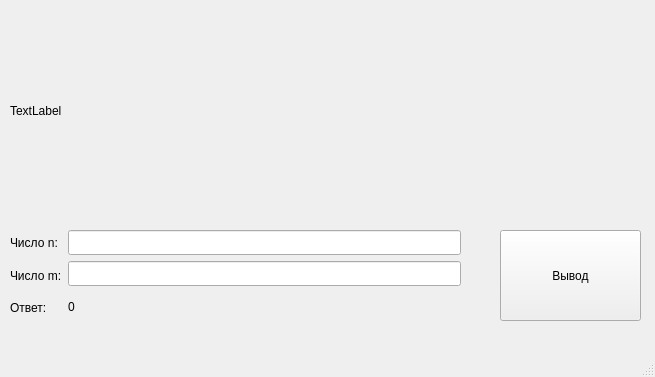
<?xml version="1.0" encoding="UTF-8"?>
<ui version="4.0">
 <class>MainWindow</class>
 <widget class="QMainWindow" name="MainWindow">
  <property name="geometry">
   <rect>
    <x>0</x>
    <y>0</y>
    <width>655</width>
    <height>377</height>
   </rect>
  </property>
  <property name="minimumSize">
   <size>
    <width>655</width>
    <height>377</height>
   </size>
  </property>
  <property name="maximumSize">
   <size>
    <width>655</width>
    <height>377</height>
   </size>
  </property>
  <property name="windowTitle">
   <string>MainWindow</string>
  </property>
  <widget class="QWidget" name="centralwidget">
   <widget class="QLabel" name="label_2">
    <property name="geometry">
     <rect>
      <x>10</x>
      <y>10</y>
      <width>641</width>
      <height>201</height>
     </rect>
    </property>
    <property name="text">
     <string>TextLabel</string>
    </property>
   </widget>
   <widget class="QPushButton" name="pushButton">
    <property name="geometry">
     <rect>
      <x>500</x>
      <y>230</y>
      <width>141</width>
      <height>91</height>
     </rect>
    </property>
    <property name="text">
     <string>Вывод</string>
    </property>
   </widget>
   <widget class="QWidget" name="">
    <property name="geometry">
     <rect>
      <x>10</x>
      <y>230</y>
      <width>451</width>
      <height>91</height>
     </rect>
    </property>
    <layout class="QGridLayout" name="gridLayout">
     <item row="0" column="0">
      <layout class="QVBoxLayout" name="verticalLayout_2">
       <item>
        <widget class="QLabel" name="label">
         <property name="text">
          <string>Число n:</string>
         </property>
        </widget>
       </item>
       <item>
        <widget class="QLabel" name="label_3">
         <property name="text">
          <string>Число m:</string>
         </property>
        </widget>
       </item>
       <item>
        <widget class="QLabel" name="label_4">
         <property name="text">
          <string>Ответ:</string>
         </property>
        </widget>
       </item>
      </layout>
     </item>
     <item row="0" column="1">
      <layout class="QVBoxLayout" name="verticalLayout">
       <item>
        <widget class="QLineEdit" name="lineEditM">
         <property name="minimumSize">
          <size>
           <width>191</width>
           <height>25</height>
          </size>
         </property>
        </widget>
       </item>
       <item>
        <widget class="QLineEdit" name="lineEditN">
         <property name="minimumSize">
          <size>
           <width>191</width>
           <height>25</height>
          </size>
         </property>
        </widget>
       </item>
       <item>
        <widget class="QLabel" name="label_5">
         <property name="text">
          <string>0</string>
         </property>
        </widget>
       </item>
      </layout>
     </item>
    </layout>
   </widget>
  </widget>
  <widget class="QMenuBar" name="menubar">
   <property name="geometry">
    <rect>
     <x>0</x>
     <y>0</y>
     <width>655</width>
     <height>22</height>
    </rect>
   </property>
  </widget>
  <widget class="QStatusBar" name="statusbar"/>
 </widget>
 <resources/>
 <connections/>
</ui>
